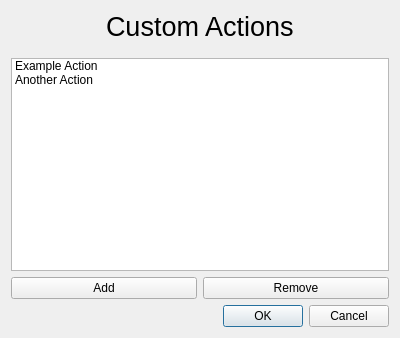
<?xml version="1.0" encoding="UTF-8"?>
<ui version="4.0">
 <class>CustomActionsManager</class>
 <widget class="QDialog" name="CustomActionsManager">
  <property name="geometry">
   <rect>
    <x>0</x>
    <y>0</y>
    <width>400</width>
    <height>338</height>
   </rect>
  </property>
  <property name="windowTitle">
   <string>Custom Actions Manager</string>
  </property>
  <property name="windowIcon">
   <iconset resource="../icons/menu_icons.qrc">
    <normaloff>:/icons/mouse-pointer.png</normaloff>:/icons/mouse-pointer.png</iconset>
  </property>
  <layout class="QVBoxLayout" name="verticalLayout">
   <item alignment="Qt::AlignHCenter">
    <widget class="QLabel" name="profileLabel">
     <property name="sizePolicy">
      <sizepolicy hsizetype="Preferred" vsizetype="Fixed">
       <horstretch>0</horstretch>
       <verstretch>0</verstretch>
      </sizepolicy>
     </property>
     <property name="baseSize">
      <size>
       <width>-2206</width>
       <height>0</height>
      </size>
     </property>
     <property name="font">
      <font>
       <family>Liberation Sans</family>
       <pointsize>20</pointsize>
      </font>
     </property>
     <property name="text">
      <string>Custom Actions</string>
     </property>
    </widget>
   </item>
   <item>
    <spacer name="verticalSpacer">
     <property name="orientation">
      <enum>Qt::Vertical</enum>
     </property>
     <property name="sizeType">
      <enum>QSizePolicy::Fixed</enum>
     </property>
     <property name="sizeHint" stdset="0">
      <size>
       <width>20</width>
       <height>10</height>
      </size>
     </property>
    </spacer>
   </item>
   <item>
    <widget class="QListWidget" name="actionsList">
     <item>
      <property name="text">
       <string>Example Action</string>
      </property>
     </item>
     <item>
      <property name="text">
       <string>Another Action</string>
      </property>
     </item>
    </widget>
   </item>
   <item>
    <layout class="QHBoxLayout" name="horizontalLayout">
     <item>
      <widget class="QPushButton" name="addButton">
       <property name="sizePolicy">
        <sizepolicy hsizetype="Expanding" vsizetype="Fixed">
         <horstretch>0</horstretch>
         <verstretch>0</verstretch>
        </sizepolicy>
       </property>
       <property name="text">
        <string>Add</string>
       </property>
      </widget>
     </item>
     <item>
      <widget class="QPushButton" name="removeButton">
       <property name="sizePolicy">
        <sizepolicy hsizetype="Expanding" vsizetype="Fixed">
         <horstretch>0</horstretch>
         <verstretch>0</verstretch>
        </sizepolicy>
       </property>
       <property name="text">
        <string>Remove</string>
       </property>
      </widget>
     </item>
    </layout>
   </item>
   <item>
    <widget class="QDialogButtonBox" name="buttonBox">
     <property name="orientation">
      <enum>Qt::Horizontal</enum>
     </property>
     <property name="standardButtons">
      <set>QDialogButtonBox::Cancel|QDialogButtonBox::Ok</set>
     </property>
    </widget>
   </item>
  </layout>
 </widget>
 <resources>
  <include location="../icons/menu_icons.qrc"/>
 </resources>
 <connections>
  <connection>
   <sender>buttonBox</sender>
   <signal>accepted()</signal>
   <receiver>CustomActionsManager</receiver>
   <slot>accept()</slot>
   <hints>
    <hint type="sourcelabel">
     <x>248</x>
     <y>254</y>
    </hint>
    <hint type="destinationlabel">
     <x>157</x>
     <y>274</y>
    </hint>
   </hints>
  </connection>
  <connection>
   <sender>buttonBox</sender>
   <signal>rejected()</signal>
   <receiver>CustomActionsManager</receiver>
   <slot>reject()</slot>
   <hints>
    <hint type="sourcelabel">
     <x>316</x>
     <y>260</y>
    </hint>
    <hint type="destinationlabel">
     <x>286</x>
     <y>274</y>
    </hint>
   </hints>
  </connection>
 </connections>
</ui>
